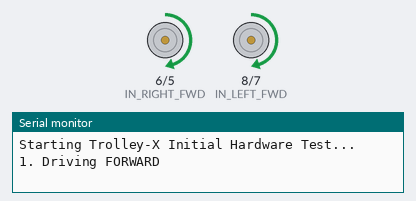
The sketch below on a simulated Arduino Uno, built with avr-gcc and run on an emulated ATmega328P. Parts: motor-driver pin pairs drawn as motors (green arrow = first pin HIGH = forward, orange = second pin HIGH = backward, longer = more drive, scaled by the enable pin), the last lines printed to the serial monitor.

Above: at 2.1 s.
At 11.1 s:
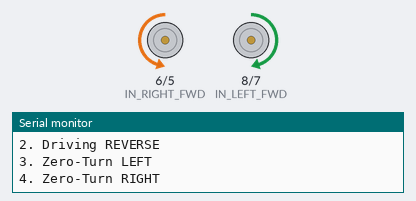
At 26.1 s:
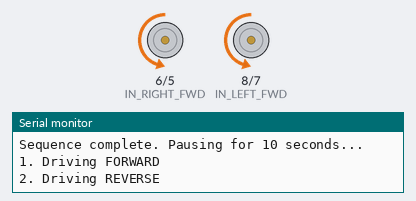
At 34.1 s:
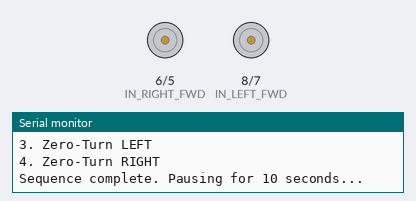
Timing chart, 0 to 35.6 s (numbered marks = the images above):
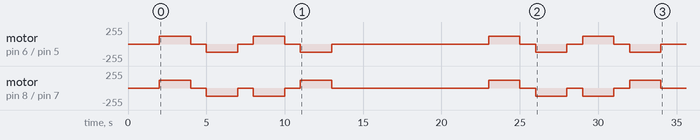

Measured:
- by itself, motor on pin 8 (IN_LEFT_FWD) / pin 7 (IN_LEFT_REV): stopped → forward 120/255 at 2.0 s, → stopped 2.0 s later, → backward 120/255 1.0 s later, → stopped 2.0 s later, … (16 changes in this stretch)
- by itself, motor on pin 6 (IN_RIGHT_FWD) / pin 5 (IN_RIGHT_REV): stopped → forward 120/255 at 2.0 s, → stopped 2.0 s later, → backward 120/255 1.0 s later, → stopped 2.0 s later, … (16 changes in this stretch)

The sketch:

initial-motor-run-test.ino
```cpp
/*
 * Trolley-X: First Drive Test (Open Loop)
 * Hardware: Arduino Uno R3, 2x L298N Motor Drivers
 * Configuration: Skid-Steer (Differential Drive) with hardware Y-Cables
 */

// --- PIN DEFINITIONS ---

// Left Side Motors (Top L298N)
const int EN_LEFT = 9;       // PWM Speed Control (ENA & ENB y-cabled)
const int IN_LEFT_FWD = 8;   // Forward Direction (IN1 & IN3 y-cabled)
const int IN_LEFT_REV = 7;   // Reverse Direction (IN2 & IN4 y-cabled)

// Right Side Motors (Bottom L298N)
const int EN_RIGHT = 10;     // PWM Speed Control (ENA & ENB y-cabled)
const int IN_RIGHT_FWD = 6;  // Forward Direction (IN1 & IN3 y-cabled)
const int IN_RIGHT_REV = 5;  // Reverse Direction (IN2 & IN4 y-cabled)

// Test Speed (0 to 255)
// 120 is fast enough to overcome the heavy gearboxes, but slow enough to be safe
const int TEST_SPEED = 120;

void setup() {
  Serial.begin(9600);
  Serial.println("Starting Trolley-X Initial Hardware Test...");

  // Set all motor control pins as outputs
  pinMode(EN_LEFT, OUTPUT);
  pinMode(IN_LEFT_FWD, OUTPUT);
  pinMode(IN_LEFT_REV, OUTPUT);

  pinMode(EN_RIGHT, OUTPUT);
  pinMode(IN_RIGHT_FWD, OUTPUT);
  pinMode(IN_RIGHT_REV, OUTPUT);

  // Ensure motors are completely stopped at startup
  stopMotors();
  delay(2000);
}

void loop() {
  // --- TEST SEQUENCE ---

  Serial.println("1. Driving FORWARD");
  driveForward(TEST_SPEED);
  delay(2000);
  stopMotors();
  delay(1000);

  Serial.println("2. Driving REVERSE");
  driveReverse(TEST_SPEED);
  delay(2000);
  stopMotors();
  delay(1000);

  Serial.println("3. Zero-Turn LEFT");
  spinLeft(TEST_SPEED);
  delay(2000);
  stopMotors();
  delay(1000);

  Serial.println("4. Zero-Turn RIGHT");
  spinRight(TEST_SPEED);
  delay(2000);
  stopMotors();

  Serial.println("Sequence complete. Pausing for 10 seconds...");
  delay(10000); // Wait 10 seconds before repeating the loop
}


// --- MOTOR CONTROL FUNCTIONS ---

void driveForward(int speed) {
  // Left side spins forward
  digitalWrite(IN_LEFT_FWD, HIGH);
  digitalWrite(IN_LEFT_REV, LOW);
  // Right side spins forward
  digitalWrite(IN_RIGHT_FWD, HIGH);
  digitalWrite(IN_RIGHT_REV, LOW);

  // Apply power
  analogWrite(EN_LEFT, speed);
  analogWrite(EN_RIGHT, speed);
}

void driveReverse(int speed) {
  // Left side spins backward
  digitalWrite(IN_LEFT_FWD, LOW);
  digitalWrite(IN_LEFT_REV, HIGH);
  // Right side spins backward
  digitalWrite(IN_RIGHT_FWD, LOW);
  digitalWrite(IN_RIGHT_REV, HIGH);

  // Apply power
  analogWrite(EN_LEFT, speed);
  analogWrite(EN_RIGHT, speed);
}

void spinLeft(int speed) {
  // Left side spins backward
  digitalWrite(IN_LEFT_FWD, LOW);
  digitalWrite(IN_LEFT_REV, HIGH);
  // Right side spins forward
  digitalWrite(IN_RIGHT_FWD, HIGH);
  digitalWrite(IN_RIGHT_REV, LOW);

  // Apply power
  analogWrite(EN_LEFT, speed);
  analogWrite(EN_RIGHT, speed);
}

void spinRight(int speed) {
  // Left side spins forward
  digitalWrite(IN_LEFT_FWD, HIGH);
  digitalWrite(IN_LEFT_REV, LOW);
  // Right side spins backward
  digitalWrite(IN_RIGHT_FWD, LOW);
  digitalWrite(IN_RIGHT_REV, HIGH);

  // Apply power
  analogWrite(EN_LEFT, speed);
  analogWrite(EN_RIGHT, speed);
}

void stopMotors() {
  // Cut PWM power immediately
  analogWrite(EN_LEFT, 0);
  analogWrite(EN_RIGHT, 0);

  // Pull all logic pins LOW for safety
  digitalWrite(IN_LEFT_FWD, LOW);
  digitalWrite(IN_LEFT_REV, LOW);
  digitalWrite(IN_RIGHT_FWD, LOW);
  digitalWrite(IN_RIGHT_REV, LOW);
}
```
